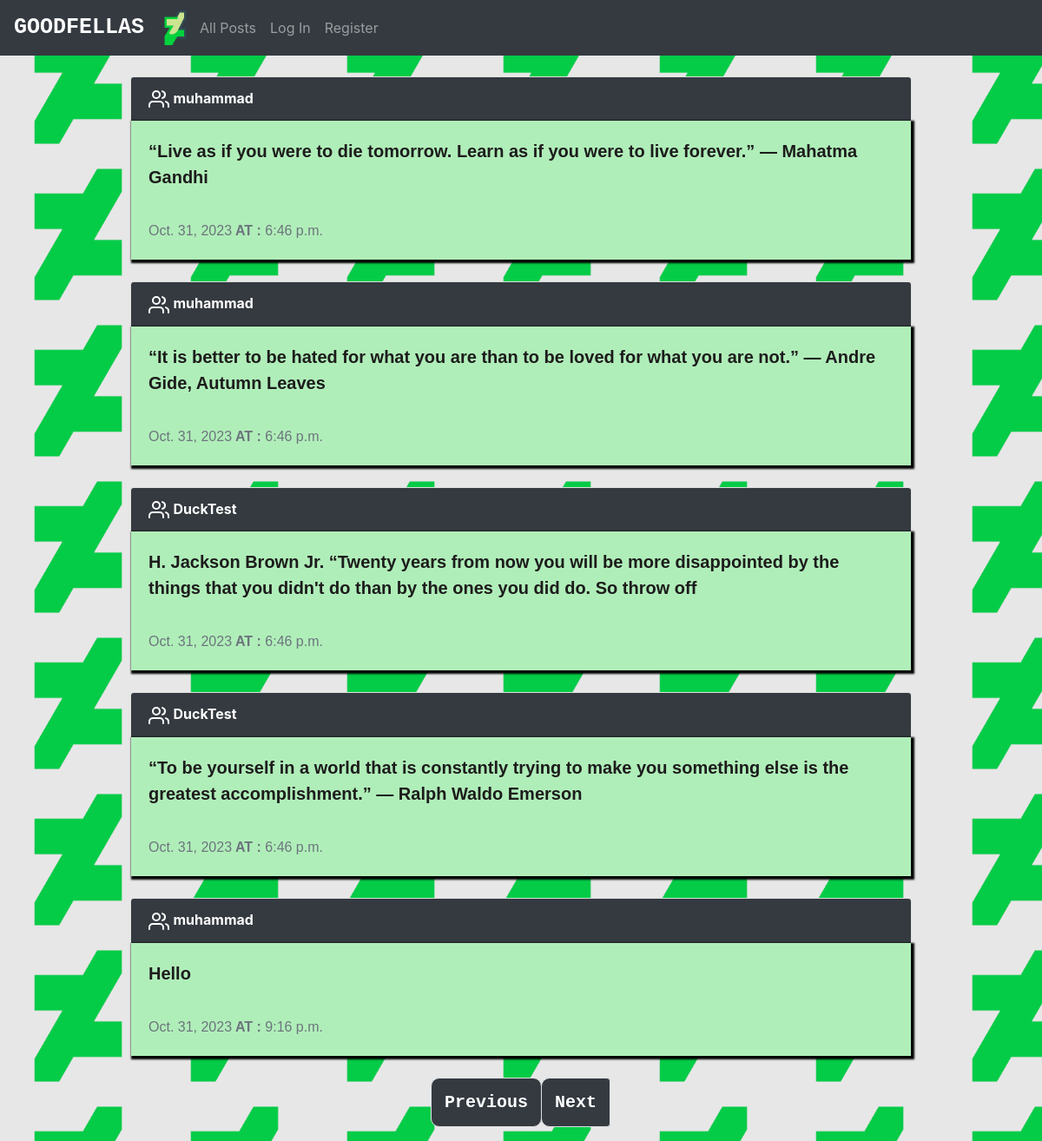
Screenshot of /?page=2 with the database file from the repository.
### network/models.py (models this page shows, shortened)
class New_Post(models.Model):
    user = models.ForeignKey(User,on_delete=models.CASCADE,related_name="writer",default=True)
    content = models.TextField(max_length=150)
    date = models.DateField(auto_now_add=True)
    time = models.TimeField(auto_now_add=True)

class User(AbstractUser):
    pass

### network/views.py (the view)
# urls.py: path("", views.index, name="index"),
def index(request):
        likes = LikesModel.objects.all()
        postLikes = []
        try:
            for like in likes:
                if like.user.id == request.user.id:
                    postLikes.append(like.post.id)
        except:
            postLikes = []
        PostFeed = New_Post.objects.all().order_by('id')
        Navigation = Paginator(PostFeed, 5)
        pageNum = request.GET.get('page')
        post_page = Navigation.get_page(pageNum)
        form = NewPostForm(request.POST or None)
        if form.is_valid():
            obj = form.save(commit=False)
            obj.user = request.user
            obj.save()
            form = NewPostForm()
            return redirect('index')
        return render(request, "network/index.html",{
                    'form': form,
                    'PostFeed': PostFeed,
                    "post_page": post_page,
                    "postLikes":postLikes,
                        })

### network/templates/network/index.html (shortened to what this page needs)
{% extends "network/layout.html" %}
{% load static %}
{% block body %}
    <div class="NewFeed">
        {% for Post in post_page %}
        <br>
        <div class="card">
            <div class="card-header">
                <a class="user_hyperlink" href="{%url 'profile' user_id=Post.user.id %}">{{Post.user}}</a>
            </div>
            <div class="card-body">
                <blockquote class="blockquote mb-0">
                    <p class="post_content_p_{{Post.id}}" data-post_id="{{Post.id}}">{{Post.content}}</p>
                    <form method='POST' action="{% url 'EditPost' Post.id %}">
                        <div class='btn'>
                        </div>
                    </form>
                    <p class="card-text"><small class="text-muted">{{Post.date}}<strong> AT : </strong>{{Post.time}}</small></p>
                </blockquote>
            </div>
        </div>
        {%endfor%}
    </div>
    <br>
    <div class="navigation">
        <nav aria-label="Page navigation example">
            <ul class="pagination justify-content-center">
                {% if post_page.has_previous%}
                <a class="page-link" href="?page={{post_page.previous_page_number}}">Previous</a>
                {%endif%}
                {%if post_page.has_next %}
                <li class="page-item">
                    <a class="page-link" href="?page={{post_page.next_page_number}}">Next</a>
                </li>
            </ul>
        </nav>
        {%endif%}
    </div>
    {% endblock %}

### network/static/network/styles.css (style rules this page uses)
body { background-color:#e7e7e7 ; }
.btn { display: flex; justify-content: center; }
.card { margin: 0 auto; width: 900px; display: flex; }
.card-header { color: #fff; background-color: #343A40; }
.card-body { color: #000; background-color: #b0eeb9; box-shadow: 2px 2px 2px 2px #000; }
.card-body p { font-family:Arial, Helvetica, sans-serif; font-weight: bold; color: #1d1c1c; }
strong { text-transform: uppercase; }
.navigation a { border-radius: 10px; padding: 15px; color: #fff; font-size: 20px; font-family: monospace; font-weight: bold; text-align: center; background-color: #343A40; }
.user_hyperlink { font-weight: bold; }
.NewFeed a { color: #fdfdfd; }

### rows the page displays
New_Post: user "muhammad", content "“Live as if you were to die tomorrow. Learn as if you were to live forever.” ― Mahatma Gandhi", date "Oct. 31, 2023", time "6:46 p.m."
New_Post: user "muhammad", content "“It is better to be hated for what you are than to be loved for what you are not.” ― Andre Gide, Autumn Leaves", date "Oct. 31, 2023", time "6:46 p.m."
New_Post: user "DuckTest", content "H. Jackson Brown Jr. “Twenty years from now you will be more disappointed by the things that you didn't do than by the ones you did do. So throw off", date "Oct. 31, 2023", time "6:46 p.m."
New_Post: user "DuckTest", content "“To be yourself in a world that is constantly trying to make you something else is the greatest accomplishment.” ― Ralph Waldo Emerson", date "Oct. 31, 2023", time "6:46 p.m."
New_Post: user "muhammad", content "Hello", date "Oct. 31, 2023", time "9:16 p.m."
